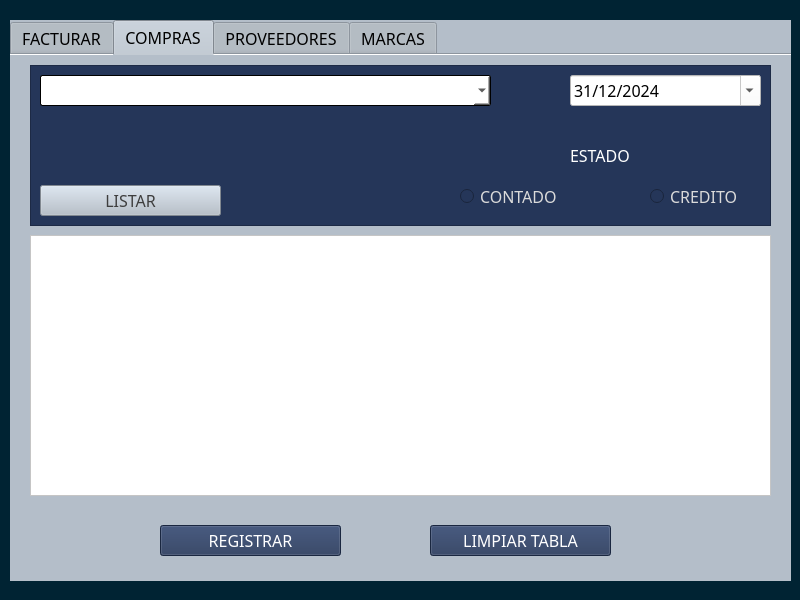
<?xml version="1.0" encoding="UTF-8"?>
<ui version="4.0">
 <class>MainWindow</class>
 <widget class="QMainWindow" name="MainWindow">
  <property name="geometry">
   <rect>
    <x>0</x>
    <y>0</y>
    <width>800</width>
    <height>600</height>
   </rect>
  </property>
  <property name="maximumSize">
   <size>
    <width>800</width>
    <height>600</height>
   </size>
  </property>
  <property name="windowTitle">
   <string>HOME</string>
  </property>
  <property name="styleSheet">
   <string notr="true">background-color: rgb(0, 35, 51);</string>
  </property>
  <widget class="QWidget" name="centralwidget">
   <widget class="QTabWidget" name="tabWidget">
    <property name="geometry">
     <rect>
      <x>10</x>
      <y>20</y>
      <width>781</width>
      <height>561</height>
     </rect>
    </property>
    <property name="font">
     <font>
      <family>FiraCode Nerd Font</family>
      <pointsize>12</pointsize>
      <bold>false</bold>
     </font>
    </property>
    <property name="styleSheet">
     <string notr="true">background-color: rgb(180, 190, 201);</string>
    </property>
    <property name="tabPosition">
     <enum>QTabWidget::North</enum>
    </property>
    <property name="tabShape">
     <enum>QTabWidget::Rounded</enum>
    </property>
    <property name="currentIndex">
     <number>1</number>
    </property>
    <property name="elideMode">
     <enum>Qt::ElideLeft</enum>
    </property>
    <property name="usesScrollButtons">
     <bool>true</bool>
    </property>
    <property name="documentMode">
     <bool>true</bool>
    </property>
    <property name="tabsClosable">
     <bool>false</bool>
    </property>
    <property name="movable">
     <bool>false</bool>
    </property>
    <property name="tabBarAutoHide">
     <bool>true</bool>
    </property>
    <widget class="QWidget" name="tab">
     <attribute name="icon">
      <iconset theme="accessories-dictionary">
       <normaloff>.</normaloff>.</iconset>
     </attribute>
     <attribute name="title">
      <string>FACTURAR</string>
     </attribute>
    </widget>
    <widget class="QWidget" name="tab_4">
     <attribute name="title">
      <string>COMPRAS</string>
     </attribute>
     <widget class="QFrame" name="frame_3">
      <property name="geometry">
       <rect>
        <x>20</x>
        <y>10</y>
        <width>741</width>
        <height>161</height>
       </rect>
      </property>
      <property name="styleSheet">
       <string notr="true">background-color: rgb(37, 54, 89);</string>
      </property>
      <property name="frameShape">
       <enum>QFrame::StyledPanel</enum>
      </property>
      <property name="frameShadow">
       <enum>QFrame::Raised</enum>
      </property>
      <widget class="QComboBox" name="cbProveedor_2">
       <property name="geometry">
        <rect>
         <x>10</x>
         <y>10</y>
         <width>451</width>
         <height>31</height>
        </rect>
       </property>
       <property name="font">
        <font>
         <family>FiraCode Nerd Font</family>
         <pointsize>12</pointsize>
        </font>
       </property>
       <property name="focusPolicy">
        <enum>Qt::NoFocus</enum>
       </property>
       <property name="layoutDirection">
        <enum>Qt::LeftToRight</enum>
       </property>
       <property name="styleSheet">
        <string notr="true">background-color: rgb(255, 255, 255);
selection-background-color: rgb(0, 0, 255);
border-radius: 2px;
border: 1px solid #000;</string>
       </property>
       <property name="placeholderText">
        <string>SELECCIONE EL PROVEEDOR</string>
       </property>
      </widget>
      <widget class="QDateEdit" name="dFecha">
       <property name="geometry">
        <rect>
         <x>540</x>
         <y>10</y>
         <width>191</width>
         <height>31</height>
        </rect>
       </property>
       <property name="font">
        <font>
         <family>FiraCode Nerd Font</family>
         <pointsize>12</pointsize>
        </font>
       </property>
       <property name="styleSheet">
        <string notr="true">background-color: rgb(255, 255, 255);
</string>
       </property>
       <property name="dateTime">
        <datetime>
         <hour>18</hour>
         <minute>0</minute>
         <second>0</second>
         <year>2024</year>
         <month>12</month>
         <day>31</day>
        </datetime>
       </property>
       <property name="displayFormat">
        <string>dd/MM/yyyy</string>
       </property>
       <property name="calendarPopup">
        <bool>true</bool>
       </property>
       <property name="timeSpec">
        <enum>Qt::LocalTime</enum>
       </property>
      </widget>
      <widget class="QLabel" name="label">
       <property name="geometry">
        <rect>
         <x>540</x>
         <y>80</y>
         <width>61</width>
         <height>21</height>
        </rect>
       </property>
       <property name="font">
        <font>
         <family>FiraCode Nerd Font</family>
         <pointsize>12</pointsize>
        </font>
       </property>
       <property name="styleSheet">
        <string notr="true">color: rgb(255, 255, 255);</string>
       </property>
       <property name="text">
        <string>ESTADO</string>
       </property>
      </widget>
      <widget class="QRadioButton" name="rbContado">
       <property name="geometry">
        <rect>
         <x>430</x>
         <y>120</y>
         <width>96</width>
         <height>23</height>
        </rect>
       </property>
       <property name="font">
        <font>
         <family>FiraCode Nerd Font</family>
         <pointsize>12</pointsize>
        </font>
       </property>
       <property name="styleSheet">
        <string notr="true">color: rgb(218, 218, 218);
</string>
       </property>
       <property name="text">
        <string>CONTADO</string>
       </property>
      </widget>
      <widget class="QRadioButton" name="rbCredito">
       <property name="geometry">
        <rect>
         <x>620</x>
         <y>120</y>
         <width>96</width>
         <height>23</height>
        </rect>
       </property>
       <property name="font">
        <font>
         <family>FiraCode Nerd Font</family>
         <pointsize>12</pointsize>
        </font>
       </property>
       <property name="styleSheet">
        <string notr="true">color: rgb(218, 218, 218);
</string>
       </property>
       <property name="text">
        <string>CREDITO</string>
       </property>
      </widget>
      <widget class="QPushButton" name="btnList">
       <property name="geometry">
        <rect>
         <x>10</x>
         <y>120</y>
         <width>181</width>
         <height>31</height>
        </rect>
       </property>
       <property name="font">
        <font>
         <family>FiraCode Nerd Font</family>
         <pointsize>12</pointsize>
        </font>
       </property>
       <property name="styleSheet">
        <string notr="true">background-color: rgb(180, 190, 201);
color: rgb(62, 62, 62);</string>
       </property>
       <property name="text">
        <string>LISTAR</string>
       </property>
      </widget>
     </widget>
     <widget class="QPushButton" name="btnShop">
      <property name="geometry">
       <rect>
        <x>150</x>
        <y>470</y>
        <width>181</width>
        <height>31</height>
       </rect>
      </property>
      <property name="font">
       <font>
        <family>FiraCode Nerd Font</family>
        <pointsize>12</pointsize>
       </font>
      </property>
      <property name="styleSheet">
       <string notr="true">background-color: rgb(37, 54, 89);
color: rgb(255, 255, 255);</string>
      </property>
      <property name="text">
       <string>REGISTRAR</string>
      </property>
     </widget>
     <widget class="QPushButton" name="btnClean3">
      <property name="geometry">
       <rect>
        <x>420</x>
        <y>470</y>
        <width>181</width>
        <height>31</height>
       </rect>
      </property>
      <property name="font">
       <font>
        <family>FiraCode Nerd Font</family>
        <pointsize>12</pointsize>
       </font>
      </property>
      <property name="styleSheet">
       <string notr="true">background-color: rgb(37, 54, 89);
color: rgb(255, 255, 255);</string>
      </property>
      <property name="text">
       <string>LIMPIAR TABLA</string>
      </property>
     </widget>
     <widget class="QTableWidget" name="tShop">
      <property name="geometry">
       <rect>
        <x>20</x>
        <y>180</y>
        <width>741</width>
        <height>261</height>
       </rect>
      </property>
      <property name="font">
       <font>
        <family>FiraCode Nerd Font</family>
        <pointsize>12</pointsize>
       </font>
      </property>
      <property name="styleSheet">
       <string notr="true">background-color: rgb(255, 255, 255);</string>
      </property>
      <property name="frameShadow">
       <enum>QFrame::Plain</enum>
      </property>
     </widget>
    </widget>
    <widget class="QWidget" name="tab_2">
     <attribute name="title">
      <string>PROVEEDORES</string>
     </attribute>
     <widget class="QTableWidget" name="tProveedor">
      <property name="geometry">
       <rect>
        <x>20</x>
        <y>200</y>
        <width>741</width>
        <height>261</height>
       </rect>
      </property>
      <property name="font">
       <font>
        <family>FiraCode Nerd Font</family>
        <pointsize>12</pointsize>
       </font>
      </property>
      <property name="styleSheet">
       <string notr="true">background-color: rgb(255, 255, 255);</string>
      </property>
      <property name="frameShadow">
       <enum>QFrame::Plain</enum>
      </property>
     </widget>
     <widget class="QFrame" name="frame">
      <property name="geometry">
       <rect>
        <x>20</x>
        <y>20</y>
        <width>741</width>
        <height>161</height>
       </rect>
      </property>
      <property name="styleSheet">
       <string notr="true">background-color: rgb(37, 54, 89);</string>
      </property>
      <property name="frameShape">
       <enum>QFrame::StyledPanel</enum>
      </property>
      <property name="frameShadow">
       <enum>QFrame::Raised</enum>
      </property>
      <widget class="QLineEdit" name="txtNIT">
       <property name="geometry">
        <rect>
         <x>120</x>
         <y>30</y>
         <width>511</width>
         <height>31</height>
        </rect>
       </property>
       <property name="font">
        <font>
         <family>FiraCode Nerd Font</family>
         <pointsize>12</pointsize>
        </font>
       </property>
       <property name="layoutDirection">
        <enum>Qt::LeftToRight</enum>
       </property>
       <property name="styleSheet">
        <string notr="true">background-color: rgb(255, 255, 255);
border-radius: 2px;
border: 1px solid #000;</string>
       </property>
       <property name="frame">
        <bool>true</bool>
       </property>
       <property name="placeholderText">
        <string>NIT</string>
       </property>
       <property name="cursorMoveStyle">
        <enum>Qt::LogicalMoveStyle</enum>
       </property>
      </widget>
      <widget class="QLineEdit" name="txtProveedor">
       <property name="geometry">
        <rect>
         <x>120</x>
         <y>100</y>
         <width>511</width>
         <height>31</height>
        </rect>
       </property>
       <property name="font">
        <font>
         <family>FiraCode Nerd Font</family>
         <pointsize>12</pointsize>
        </font>
       </property>
       <property name="layoutDirection">
        <enum>Qt::LeftToRight</enum>
       </property>
       <property name="styleSheet">
        <string notr="true">background-color: rgb(255, 255, 255);
border-radius: 2px;
border: 1px solid #000;</string>
       </property>
       <property name="frame">
        <bool>true</bool>
       </property>
       <property name="placeholderText">
        <string>PROVEEDOR</string>
       </property>
       <property name="cursorMoveStyle">
        <enum>Qt::LogicalMoveStyle</enum>
       </property>
      </widget>
     </widget>
     <widget class="QPushButton" name="btnProveedor">
      <property name="geometry">
       <rect>
        <x>150</x>
        <y>480</y>
        <width>181</width>
        <height>31</height>
       </rect>
      </property>
      <property name="font">
       <font>
        <family>FiraCode Nerd Font</family>
        <pointsize>12</pointsize>
       </font>
      </property>
      <property name="styleSheet">
       <string notr="true">background-color: rgb(37, 54, 89);
color: rgb(255, 255, 255);</string>
      </property>
      <property name="text">
       <string>REGISTRAR</string>
      </property>
     </widget>
     <widget class="QPushButton" name="btnClean">
      <property name="geometry">
       <rect>
        <x>450</x>
        <y>480</y>
        <width>181</width>
        <height>31</height>
       </rect>
      </property>
      <property name="font">
       <font>
        <family>FiraCode Nerd Font</family>
        <pointsize>12</pointsize>
       </font>
      </property>
      <property name="styleSheet">
       <string notr="true">background-color: rgb(37, 54, 89);
color: rgb(255, 255, 255);</string>
      </property>
      <property name="text">
       <string>LIMPIAR TABLA</string>
      </property>
     </widget>
    </widget>
    <widget class="QWidget" name="tab_3">
     <attribute name="title">
      <string>MARCAS</string>
     </attribute>
     <widget class="QFrame" name="frame_2">
      <property name="geometry">
       <rect>
        <x>20</x>
        <y>10</y>
        <width>741</width>
        <height>161</height>
       </rect>
      </property>
      <property name="styleSheet">
       <string notr="true">background-color: rgb(37, 54, 89);</string>
      </property>
      <property name="frameShape">
       <enum>QFrame::StyledPanel</enum>
      </property>
      <property name="frameShadow">
       <enum>QFrame::Raised</enum>
      </property>
      <widget class="QLineEdit" name="txtMarca">
       <property name="geometry">
        <rect>
         <x>120</x>
         <y>100</y>
         <width>511</width>
         <height>31</height>
        </rect>
       </property>
       <property name="font">
        <font>
         <family>FiraCode Nerd Font</family>
         <pointsize>12</pointsize>
        </font>
       </property>
       <property name="layoutDirection">
        <enum>Qt::LeftToRight</enum>
       </property>
       <property name="styleSheet">
        <string notr="true">background-color: rgb(255, 255, 255);
border-radius: 2px;
border: 1px solid #000;</string>
       </property>
       <property name="frame">
        <bool>true</bool>
       </property>
       <property name="placeholderText">
        <string>MARCA</string>
       </property>
       <property name="cursorMoveStyle">
        <enum>Qt::LogicalMoveStyle</enum>
       </property>
      </widget>
      <widget class="QComboBox" name="cbProveedor">
       <property name="geometry">
        <rect>
         <x>120</x>
         <y>20</y>
         <width>511</width>
         <height>31</height>
        </rect>
       </property>
       <property name="font">
        <font>
         <family>FiraCode Nerd Font</family>
         <pointsize>12</pointsize>
        </font>
       </property>
       <property name="focusPolicy">
        <enum>Qt::NoFocus</enum>
       </property>
       <property name="layoutDirection">
        <enum>Qt::LeftToRight</enum>
       </property>
       <property name="styleSheet">
        <string notr="true">background-color: rgb(255, 255, 255);
selection-background-color: rgb(0, 0, 255);
border-radius: 2px;
border: 1px solid #000;</string>
       </property>
       <property name="placeholderText">
        <string>SELECCIONE EL PROVEEDOR</string>
       </property>
      </widget>
     </widget>
     <widget class="QTableWidget" name="tMarca">
      <property name="geometry">
       <rect>
        <x>20</x>
        <y>190</y>
        <width>741</width>
        <height>261</height>
       </rect>
      </property>
      <property name="font">
       <font>
        <family>FiraCode Nerd Font</family>
        <pointsize>12</pointsize>
       </font>
      </property>
      <property name="styleSheet">
       <string notr="true">background-color: rgb(255, 255, 255);</string>
      </property>
      <property name="frameShadow">
       <enum>QFrame::Plain</enum>
      </property>
     </widget>
     <widget class="QPushButton" name="btnMarca">
      <property name="geometry">
       <rect>
        <x>150</x>
        <y>470</y>
        <width>181</width>
        <height>31</height>
       </rect>
      </property>
      <property name="font">
       <font>
        <family>FiraCode Nerd Font</family>
        <pointsize>12</pointsize>
       </font>
      </property>
      <property name="styleSheet">
       <string notr="true">background-color: rgb(37, 54, 89);
color: rgb(255, 255, 255);</string>
      </property>
      <property name="text">
       <string>REGISTRAR</string>
      </property>
     </widget>
     <widget class="QPushButton" name="btnClean2">
      <property name="geometry">
       <rect>
        <x>450</x>
        <y>470</y>
        <width>181</width>
        <height>31</height>
       </rect>
      </property>
      <property name="font">
       <font>
        <family>FiraCode Nerd Font</family>
        <pointsize>12</pointsize>
       </font>
      </property>
      <property name="styleSheet">
       <string notr="true">background-color: rgb(37, 54, 89);
color: rgb(255, 255, 255);</string>
      </property>
      <property name="text">
       <string>LIMPIAR TABLA</string>
      </property>
     </widget>
    </widget>
   </widget>
  </widget>
 </widget>
 <resources/>
 <connections/>
</ui>
